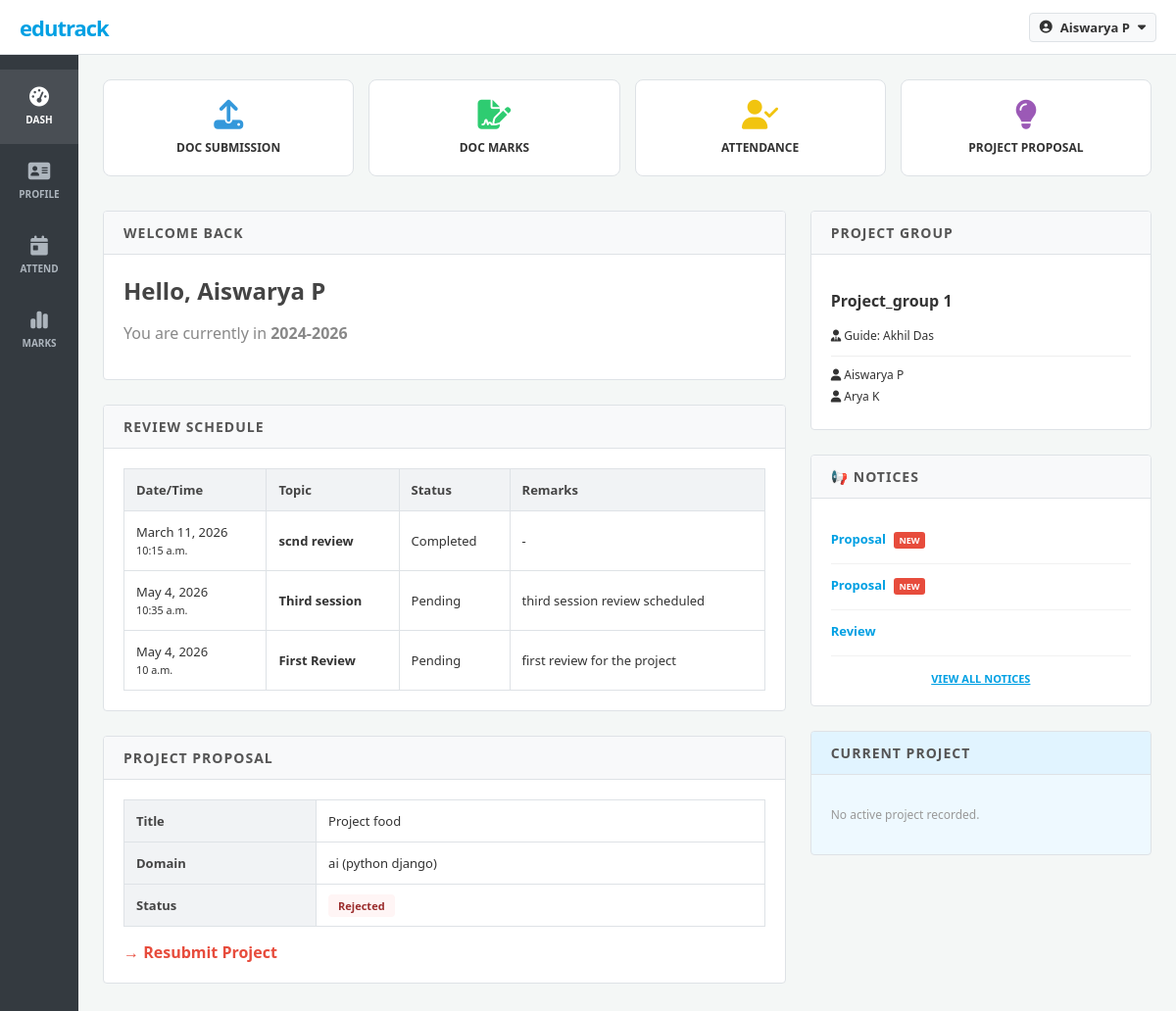
The app's page /student/dashboard/ (signed in) with its own data.
### Admin/models.py (models this page shows, shortened)
class Student(models.Model):
    admission_number = models.CharField(max_length=30, unique=True)
    name = models.CharField(max_length=100)
    email = models.EmailField(unique=True)
    phone = models.CharField(max_length=15)
    department = models.CharField(max_length=50)
    course = models.CharField(max_length=10)  # BCA / MCA
    academic_batch = models.CharField(max_length=20)  # previously course_batch
    file_batch = models.CharField(max_length=5)  # A/B/C/D
    password = models.CharField(max_length=255)

class ReviewSchedule(models.Model):
    review_date = models.DateField()
    review_time = models.TimeField()
    review_topic = models.CharField(max_length=200)
    STATUS_CHOICES = [
        ('Pending', 'Pending'),
        ('Completed', 'Completed'),
        ('Cancelled', 'Cancelled'),
    ]
    review_status = models.CharField(max_length=20, choices=STATUS_CHOICES, default='Pending')
    remarks = models.TextField(blank=True, null=True)  # optional notes
    created_at = models.DateTimeField(auto_now_add=True)
    updated_at = models.DateTimeField(auto_now=True)

class ProjectGroup(models.Model):
    group_name = models.CharField(max_length=100)
    faculty = models.ForeignKey(Faculty, on_delete=models.CASCADE)
    students = models.ManyToManyField(Student)

class Faculty(models.Model):
    faculty_id = models.CharField(max_length=20, unique=True)
    name = models.CharField(max_length=100)
    email = models.EmailField(unique=True)
    phone = models.CharField(max_length=15)
    department = models.CharField(max_length=50)
    designation = models.CharField(max_length=50)
    password = models.CharField(max_length=100)

class Notice(models.Model):
    TARGET_CHOICES = (
        ('ALL', 'All'),
        ('STUDENT', 'Student'),
        ('FACULTY', 'Faculty'),
    )
    title = models.CharField(max_length=200)
    message = models.TextField()
    target = models.CharField(max_length=10, choices=TARGET_CHOICES, default='ALL')
    created_at = models.DateTimeField(auto_now_add=True)

### student/models.py (models this page shows, shortened)
class ProjectProposal(models.Model):
    STATUS_CHOICES = [
        ('Pending', 'Pending'),
        ('Approved', 'Approved'),
        ('Rejected', 'Rejected'),
    ]
    student = models.ForeignKey('Admin.Student', on_delete=models.CASCADE)
    title = models.CharField(max_length=200)
    domain = models.CharField(max_length=100)
    technology = models.CharField(max_length=200)
    description = models.TextField()
    status = models.CharField(max_length=10, choices=STATUS_CHOICES, default='Pending')
    admin_remark = models.TextField(blank=True, null=True)
    submitted_at = models.DateTimeField(auto_now_add=True)

### student/views.py (the view)
# urls.py: path('dashboard/', views.student_dashboard, name='dashboard'),
def student_dashboard(request):
    if 'student_id' not in request.session:
        return redirect('guest:guest_login')
    student = Student.objects.get(id=request.session['student_id'])
    group = ProjectGroup.objects.filter(students=student).first()
    reviews = ReviewSchedule.objects.all()
    schedules = DocumentSchedule.objects.all()
    for schedule in schedules:
        schedule.submission = DocumentSubmission.objects.filter(
            student=student,
            schedule=schedule
        ).first()
    proposal = ProjectProposal.objects.filter(student=student).first()
    project = Project.objects.filter(student=student).first()
    notices = Notice.objects.filter(
        target__in=['ALL', 'STUDENT']
    ).order_by('-created_at')
    new_threshold = timezone.now() - timedelta(days=2)
    notice_list = []
    for n in notices:
        is_new = n.created_at >= new_threshold
        notice_list.append({
            'notice': n,
            'is_new': is_new
        })
    context = {
        'student': student,
        'group': group,
        'reviews': reviews,
        'schedules': schedules,
        'proposal': proposal,
        'project': project,
        'notice_list': notice_list,
    }
    return render(request, 'student/student_dashboard.html', context)

### student/templates/student/student_dashboard.html (shortened to what this page needs)
<!doctype html>
<html lang="en">
  <head>
    <link
      rel="stylesheet"
      href="https://cdnjs.cloudflare.com/ajax/libs/font-awesome/6.5.0/css/all.min.css"
    />
  </head>
  <body>
    <div class="topbar">
      <div class="brand">edutrack</div>
      <div class="top-nav">
        <div class="user-profile-trigger" onclick="toggleProfile()">
          <i class="fa-solid fa-circle-user"></i>
          {{ student.name }}
          <i class="fa-solid fa-caret-down"></i>
        </div>
      </div>
    </div>
    <div class="wrapper">
      <div class="sidebar">
        <a href="#" class="active"
          ><i class="fa-solid fa-gauge-high"></i>Dash</a
        >
        <a href="{% url 'student:student_profile' %}"
          ><i class="fa-solid fa-address-card"></i>Profile</a
        >
        <a href="{% url 'student:attendance' %}"
          ><i class="fa-solid fa-calendar-day"></i>Attend</a
        >
        <a href="{% url 'student:view_marks' %}"
          ><i class="fa-solid fa-chart-simple"></i>Marks</a
        >
      </div>
      <div class="main-content">
        <div class="action-grid">
          <a
            href="{% url 'student:student_document_list' %}"
            class="action-card"
          >
            <i class="fa-solid fa-upload" style="color: #3498db"></i>
            <p>DOC SUBMISSION</p>
          </a>
          <a
            href="{% url 'student:student_document_marks' %}"
            class="action-card"
          >
            <i class="fa-solid fa-file-signature" style="color: #2ecc71"></i>
            <p>DOC MARKS</p>
          </a>
          <a href="{% url 'student:attendance' %}" class="action-card">
            <i class="fa-solid fa-user-check" style="color: #f1c40f"></i>
            <p>ATTENDANCE</p>
          </a>
          <a href="{% url 'student:submit_proposal' %}" class="action-card">
            <i class="fa-solid fa-lightbulb" style="color: #9b59b6"></i>
            <p>PROJECT PROPOSAL</p>
          </a>
        </div>
        <div class="col-main">
          <div class="card">
            <div class="card-header"><h3>Welcome Back</h3></div>
            <div class="card-body">
              <h2 style="margin: 0; color: #444">Hello, {{ student.name }}</h2>
              <p style="color: #888">
                You are currently in <b>{{ student.academic_batch }}</b>
              </p>
            </div>
          </div>
          <div class="card">
            <div class="card-header"><h3>Review Schedule</h3></div>
            <div class="card-body">
              {% if reviews %}
              <table class="et-table">
                <thead>
                  <tr>
                    <th>Date/Time</th>
                    <th>Topic</th>
                    <th>Status</th>
                    <th>Remarks</th>
                  </tr>
                </thead>
                <tbody>
                  {% for review in reviews %}
                  <tr>
                    <td>
                      {{ review.review_date }}<br /><small
                        >{{ review.review_time }}</small
                      >
                    </td>
                    <td><b>{{ review.review_topic }}</b></td>
                    <td>{{ review.review_status }}</td>
                    <td>{{ review.remarks|default:"-" }}</td>
                  </tr>
                  {% endfor %}
                </tbody>
              </table>
              {% else %}
              <p style="text-align: center; color: #999">
                No reviews scheduled at this time.
              </p>
              {% endif %}
            </div>
          </div>
          <div class="card">
            <div class="card-header">
              <h3>Project Proposal</h3>
            </div>
            <div class="card-body">
              {% if proposal %}
              <table class="et-table">
                <tr>
                  <th width="30%">Title</th>
                  <td>{{ proposal.title }}</td>
                </tr>
                <tr>
                  <th>Domain</th>
                  <td>{{ proposal.domain }} ({{ proposal.technology }})</td>
                </tr>
                <tr>
                  <th>Status</th>
                  <td>
                    <span
                      class="badge {% if proposal.status == 'Pending' %}bg-pending{% elif proposal.status == 'Approved' %}bg-approved{% else %}bg-rejected{% endif %}"
                    >
                      {{ proposal.status }}
                    </span>
                  </td>
                </tr>
              </table>
              {% if proposal.status == "Rejected" %}
              <div style="margin-top: 15px">
                <a
                  href="{% url 'student:submit_proposal' %}"
                  style="
                    color: #e74c3c;
                    font-weight: bold;
                    text-decoration: none;
                  "
                  >&rarr; Resubmit Project</a
                >
              </div>
              {% endif %} {% endif %}
            </div>
          </div>
        </div>
        <div class="col-side">
          <div class="card">
            <div class="card-header"><h3>Project Group</h3></div>
            <div class="card-body">
              {% if group %}
              <p><b>{{ group.group_name }}</b></p>
              <p style="font-size: 12px">
                <i class="fa fa-user-tie"></i> Guide: {{ group.faculty.name }}
              </p>
              <div
                style="
                  margin-top: 10px;
                  border-top: 1px solid #eee;
                  padding-top: 10px;
                "
              >
                {% for member in group.students.all %}
                <div style="font-size: 12px; margin-bottom: 5px">
                  <i class="fa fa-user"></i> {{ member.name }}
                </div>
                {% endfor %}
              </div>
              {% else %}
              <p style="color: #999; font-size: 13px">Group not assigned.</p>
              {% endif %}
            </div>
          </div>
          <div class="card">
            <div class="card-header"><h3>📢 Notices</h3></div>
            <div class="card-body">
              {% for item in notice_list|slice:":5" %}
              <div class="notice-item">
                <a href="{% url 'WAdmin:notice_board' %}" class="notice-title">
                  {{ item.notice.title }} {% if item.is_new %}<span
                    class="new-pill"
                    >NEW</span
                  >{% endif %}
                </a>
              </div>
              {% empty %}
              <p style="color: #999; font-size: 13px">No new notices.</p>
              {% endfor %}
              <a
                href="{% url 'WAdmin:notice_board' %}"
                style="
                  display: block;
                  margin-top: 15px;
                  font-size: 11px;
                  text-align: center;
                  color: var(--etlab-blue);
                  font-weight: bold;
                "
                >VIEW ALL NOTICES</a
              >
            </div>
          </div>
          <div class="card" style="background: #eef9ff">
            <div class="card-header" style="background: #e1f4ff">
              <h3>Current Project</h3>
            </div>
            <div class="card-body">
              {% if project %}
              <p style="font-size: 13px; font-weight: bold; margin-bottom: 5px">
                {{ project.title }}
              </p>
              <span class="badge bg-approved">{{ project.status }}</span>
              {% else %}
              <p style="color: #999; font-size: 12px">
                No active project recorded.
              </p>
              {% endif %}
            </div>
          </div>
        </div>
      </div>
    </div>
  </body>
</html>

### student/templates/student/student_dashboard.html (style rules this page uses)
:root { --etlab-blue: #00a0e3; --sidebar-bg: #343a40; --bg-light: #f4f7f6; --border-color: #dee2e6; --text-main: #333; --text-muted: #6c757d; }
body { margin: 0; font-family: "Segoe UI", Tahoma, Geneva, Verdana, sans-serif; background-color: var(--bg-light); color: var(--text-main); }
.topbar { height: 55px; background: #ffffff; border-bottom: 1px solid var(--border-color); display: flex; align-items: center; justify-content: space-between; padding: 0 20px; position: sticky; top: 0; z-index: 1000; }
.brand { font-size: 22px; font-weight: 800; color: var(--etlab-blue); letter-spacing: -1px; }
.top-nav { display: flex; align-items: center; gap: 20px; }
.user-profile-trigger { display: flex; align-items: center; gap: 8px; cursor: pointer; padding: 5px 10px; border-radius: 4px; background: #f8f9fa; border: 1px solid var(--border-color); font-size: 13px; font-weight: 600; }
.wrapper { display: flex; }
.sidebar { width: 80px; background: var(--sidebar-bg); min-height: calc(100vh - 55px); display: flex; flex-direction: column; align-items: center; padding-top: 15px; transition: all 0.3s; }
.sidebar a { width: 100%; padding: 18px 0; color: #adb5bd; text-decoration: none; text-align: center; font-size: 10px; font-weight: 600; text-transform: uppercase; transition: 0.2s; }
.sidebar a i { display: block; font-size: 20px; margin-bottom: 6px; }
.sidebar a:hover, .sidebar a.active { background: rgba(255, 255, 255, 0.1); color: #fff; }
.main-content { flex: 1; padding: 25px; display: grid; grid-template-columns: 2fr 1fr; gap: 25px; }
.action-grid { grid-column: span 2; display: grid; grid-template-columns: repeat(auto-fit, minmax(140px, 1fr)); gap: 15px; margin-bottom: 10px; }
.action-card { background: white; border: 1px solid var(--border-color); padding: 20px 10px; text-align: center; border-radius: 8px; text-decoration: none; color: var(--text-main); transition: transform 0.2s, box-shadow 0.2s; }
.action-card i { font-size: 30px; margin-bottom: 10px; color: #555; }
.action-card p { margin: 0; font-size: 12px; font-weight: 700; }
.card { background: #fff; border: 1px solid var(--border-color); border-radius: 4px; margin-bottom: 25px; overflow: hidden; }
.card-header { background: #f8f9fa; padding: 12px 20px; border-bottom: 1px solid var(--border-color); display: flex; justify-content: space-between; align-items: center; }
.card-header h3 { margin: 0; font-size: 14px; text-transform: uppercase; letter-spacing: 1px; color: #555; }
.card-body { padding: 20px; }
.et-table { width: 100%; border-collapse: collapse; font-size: 13px; }
.et-table th { background: #f1f3f5; padding: 12px; text-align: left; border: 1px solid var(--border-color); color: #444; }
.et-table td { padding: 12px; border: 1px solid var(--border-color); }
.badge { padding: 4px 10px; border-radius: 4px; font-size: 11px; font-weight: bold; }
.bg-rejected { background: #fff5f5; color: #9b2c2c; }
.notice-item { padding: 12px 0; border-bottom: 1px solid #f1f1f1; }
.notice-title { font-size: 13px; font-weight: 600; margin-bottom: 4px; display: block; color: var(--etlab-blue); text-decoration: none; }
.new-pill { background: #e74c3c; color: #fff; font-size: 9px; padding: 2px 5px; border-radius: 3px; margin-left: 5px; vertical-align: middle; }

### records on screen
Student: name "Aiswarya P", academic_batch "2024-2026"
ReviewSchedule: review_date "March 11, 2026", review_time "10:15 a.m.", review_topic "scnd review", review_status "Completed", remarks "-"
ReviewSchedule: review_date "May 4, 2026", review_time "10:35 a.m.", review_topic "Third session", review_status "Pending", remarks "third session review scheduled"
ReviewSchedule: review_date "May 4, 2026", review_time "10 a.m.", review_topic "First Review", review_status "Pending", remarks "first review for the project"
ProjectProposal: title "Project food", domain "ai", technology "python django", status "Rejected"
ProjectGroup: group_name "Project_group 1", faculty.name "Akhil Das"
Student: name "Arya K"
Notice: notice "Proposal", shows "NEW"
Notice: notice "Proposal", shows "NEW"
Notice: notice "Review"
